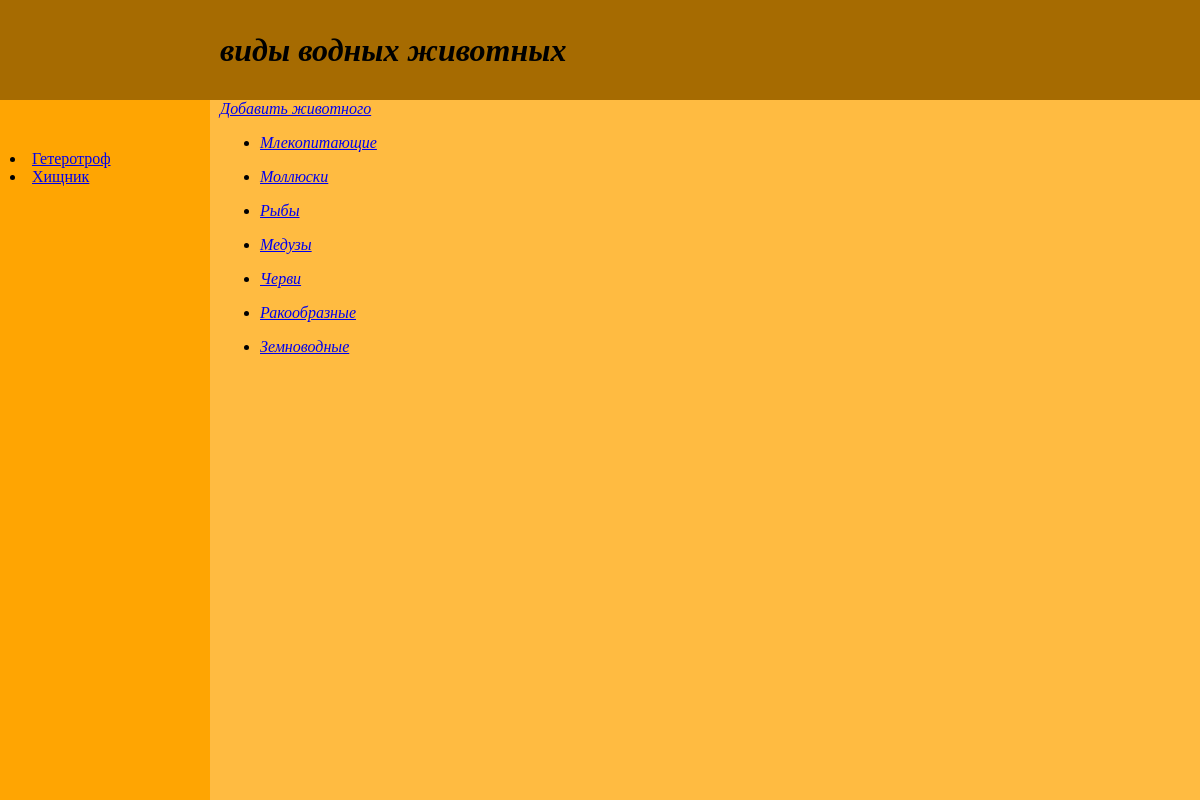
Page /water/ on the committed database.
### water/models.py (models this page shows, shortened)
class Water_Kinds(models.Model):
    name = models.CharField(max_length=50, db_index=True,verbose_name="Класс")
    slug = models.SlugField(max_length=100, unique=True, db_index=True)

class WaterTags(models.Model):
    tag = models.CharField(max_length=100, db_index=True,verbose_name="Теги")
    slug = models.SlugField(max_length=255, unique=True, db_index=True)
    def get_absolute_url(self):
        return reverse('tag', kwargs={'water_tag_slug': self.slug})

### water/views.py (the view)
# urls.py: path('', views.index),
def index (request):
    data = {'title': 'Водные обитатели',
            'header': 'Виды водных животных',
            'data_inf': Water_Kinds.objects.all()}
    return render(request, 'water/water.html', data)

### water/templatetags/water_tags.py (called while the page is built)
@register.inclusion_tag('water/water_list_tags.html')
def show_water_tags():
    return {"tags_water" : WaterTags.objects.annotate(total=Count("tags")).filter(total__gt=0)}

### water/templates/water/water.html
{% extends 'base.html' %}
{% block load_tags %}
{% load water_tags %}
{% show_water_tags %}
{% endblock %}

### templates/base.html (shortened to what this page needs)
<!DOCTYPE html>
<html lang="en">
{% load static %}
<head>
    <link type="text/css" href="{% static 'css/all_pages/styles.css' %}" rel="stylesheet"/>
</head>
<body>
<div class ="header">
    <h1>{{header|lower}}</h1>
</div>
<div class = "content">
<a href="addpage/" class="button">Добавить животного</a>
<ul>
        {% for items in data_inf %}
        <li>
               <p><a href="{{items.slug}}/">{{items.name}}</a></p>
        </li>
        {% endfor %}
</ul>
</div>
<div class="sidebar">
{% block load_tags %} {% endblock %}
</div>
</body>
</html>

### water/templates/water/water_list_tags.html
{% for t in tags_water %}
        <li><a href="{{t.get_absolute_url}}">{{t.tag}}</a></li>
{% endfor %}

### static/css/all_pages/styles.css (style rules this page uses)
.header { display: flex; padding-left: 220px; align-items: center; font-style:italic; background: #A66B01; position:absolute; left:0px; top:0px; bottom:0; right:0; height: 100px; }
.content { font-style:oblique; padding-left: 20px; background: #FFBB41; position:absolute; left:200px; top:100px; bottom:0; right:0; }
.sidebar { position:absolute; padding-top: 50px; padding-left: 10px; background: #FFA502; left:0px; top:100px; bottom:0; width: 200px; }

### rows in the picture
Water_Kinds: name "Млекопитающие"
Water_Kinds: name "Моллюски"
Water_Kinds: name "Рыбы"
Water_Kinds: name "Медузы"
Water_Kinds: name "Черви"
Water_Kinds: name "Ракообразные"
Water_Kinds: name "Земноводные"
WaterTags: tag "Гетеротроф"
WaterTags: tag "Хищник"

### other values in the picture
{{ header|lower }} "виды водных животных"
